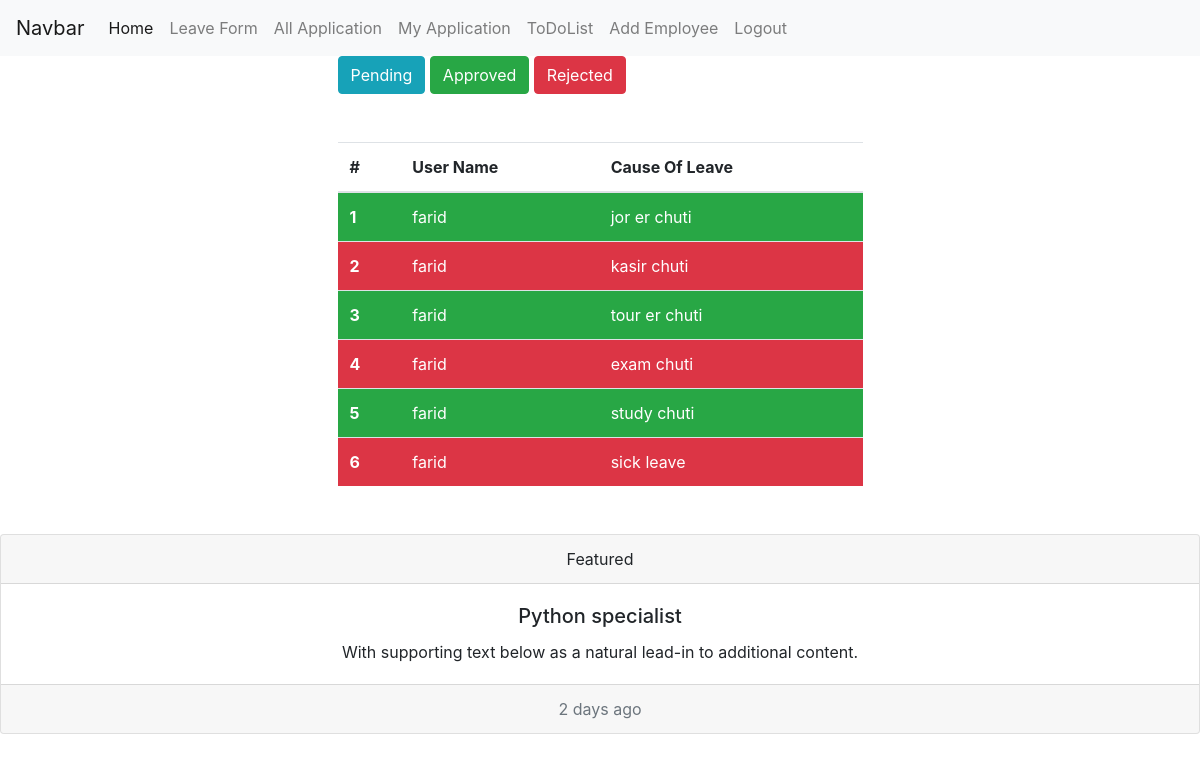
Page /my-application/ (signed in) on the committed database.
### emsapp/models.py (models this page shows)
class LeaveApplication(models.Model):
    user = models.ForeignKey(User, on_delete=models.CASCADE)
    cause_of_leave = models.TextField(blank = True, null = True)
    start_date = models.DateField(blank = True, null = True)
    end_date = models.DateField(blank = True, null = True)
    checked = models.BooleanField(default=False)
    approved = models.BooleanField(default=False)
    def __str__(self):
        return str(self.user)

### emsapp/views.py (the view)
# urls.py: path('my-application/', my_application, name='my_application'),
def my_application(request):
    user = request.user
    application = LeaveApplication.objects.filter(user = user)
    print(application)
    context = {'application':application}
    return render(request, 'my-application.html', context)

### templates/my-application.html
{% extends 'base.html' %}
{% block content %}
    <div class="container">
        <div class="col-md-6 m-auto">
            <button class="btn btn-info">Pending</button>
            <button class="btn btn-success">Approved</button>
            <button class="btn btn-danger">Rejected</button>
            <table class="table mt-5">
                <thead>
                  <tr>
                    <th scope="col">#</th>
                    <th scope="col">User Name</th>
                    <th scope="col">Cause Of Leave</th>
                  </tr>
                </thead>
                <tbody>
                  {% for application in application %}
                  <tr {% if application.approved == True %} class="btn-success" {% elif application.approved == False and application.checked == True %} class="btn-danger" {% elif application.checked == False %} class="btn-info" {% endif %}>
                    <th scope="row">{{ forloop.counter }}</th>
                    <td>{{ application.user.username }}</td>
                    <td>{{ application.cause_of_leave }}</td>
                  </tr>
                  {% endfor %}
                </tbody>
              </table>
        </div>
    </div>
{% endblock %}

### rows in the picture
LeaveApplication: user.username "farid", cause_of_leave "jor er chuti"
LeaveApplication: user.username "farid", cause_of_leave "kasir chuti"
LeaveApplication: user.username "farid", cause_of_leave "tour er chuti"
LeaveApplication: user.username "farid", cause_of_leave "exam chuti"
LeaveApplication: user.username "farid", cause_of_leave "study chuti"
LeaveApplication: user.username "farid", cause_of_leave "sick leave"
